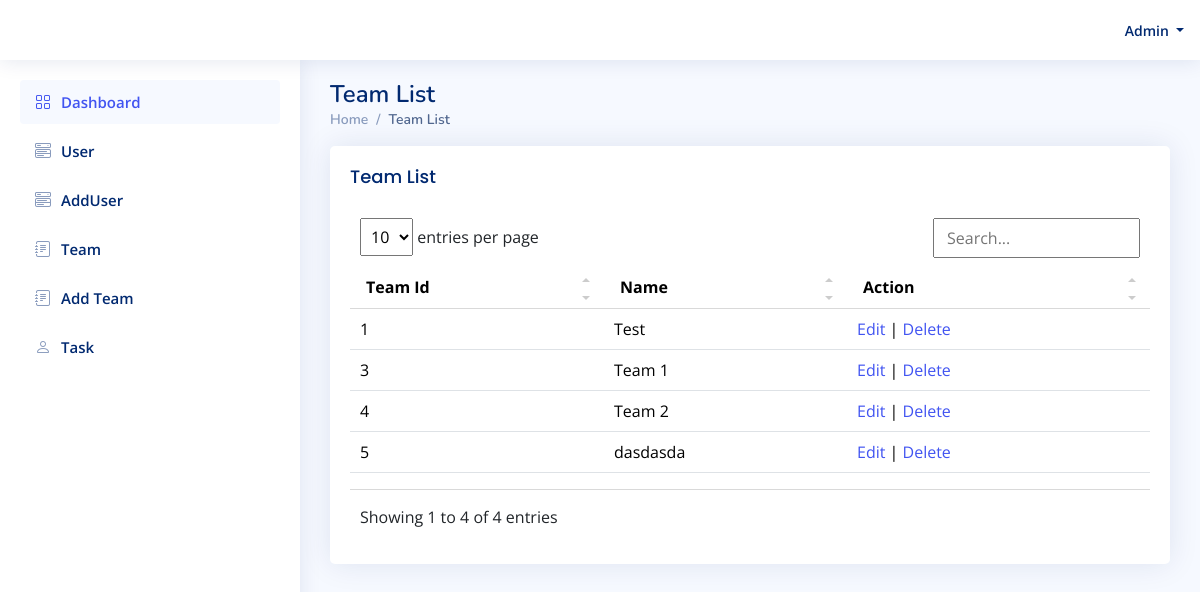
The page /teams.php (signed in) on the database its author committed.
### tables this page shows
CREATE TABLE `teams` (
  `id` int(10) UNSIGNED NOT NULL,
  `name` varchar(255) NOT NULL,
  `status` tinyint(1) UNSIGNED NOT NULL COMMENT '0 => Inactive, 1=> Active	',
  `created` datetime NOT NULL,
  `modified` datetime NOT NULL
);

### classes/Team.php (called while the page is built, shortened)
<?php
class Team extends DB
{
    public static function getTeam(){
        $qry = DB::$connection->query('SELECT * FROM `teams`');
        $results = [];
        while($row = $qry->fetch_all(MYSQLI_ASSOC)){
            $results = $row;
        }
        return $results;
    }
}

### teams.php (the view, shortened to what this page needs)
<?php
$results = Team::getTeam();
include('header.php');
include('header.inc');
include('left.inc');
?>
<main id="main" class="main">
<div class="pagetitle">
  <h1>Team List</h1>
  <nav>
    <ol class="breadcrumb">
      <li class="breadcrumb-item"><a href="/">Home</a></li>
      <li class="breadcrumb-item active">Team List</li>
    </ol>
  </nav>
</div>
<section class="section">
  <div class="row">
    <div class="col-lg-12">
      <div class="card">
        <div class="card-body">
          <h5 class="card-title">Team List</h5>
          <table class="table datatable">
            <thead>
              <tr>
                <th>Team Id</th>
                <th>Name</th>
                <th>Action</th>
              </tr>
            </thead>
            <tbody>
                <?php
                if(!empty($results)){
                    foreach($results as $result){
                ?>
              <tr>
                <td><?php echo $result['id'];?></td>
                <td><?php echo $result['name'];?></td>
                <td><a href="add_team.php?id=<?php echo $result['id'];?>">Edit</a> | <a href="javascript:" onclick="delete_team(<?php echo $result['id'];?>)">Delete</a></td>
              </tr>
              <?php } } ?>
            </tbody>
          </table>
        </div>
      </div>
    </div>
  </div>
</section>
</main>
 <?php include('footer.php');

### assets/css/style.css (style rules this page uses)
:root { scroll-behavior: smooth; }
body { font-family: "Open Sans", sans-serif; background: #f6f9ff; color: #444444; }
a { color: #4154f1; text-decoration: none; }
h1, h2, h3, h4, h5, h6 { font-family: "Nunito", sans-serif; }
#main { margin-top: 60px; padding: 20px 30px; transition: all 0.3s; }
.pagetitle { margin-bottom: 10px; }
.pagetitle h1 { font-size: 24px; margin-bottom: 0; font-weight: 600; color: #012970; }
.card { margin-bottom: 30px; border: none; border-radius: 5px; box-shadow: 0px 0 30px rgba(1, 41, 112, 0.1); }
.card-title { padding: 20px 0 15px 0; font-size: 18px; font-weight: 500; color: #012970; font-family: "Poppins", sans-serif; }
.card-body { padding: 0 20px 20px 20px; }
.breadcrumb { font-size: 14px; font-family: "Nunito", sans-serif; color: #899bbd; font-weight: 600; }
.breadcrumb a { color: #899bbd; transition: 0.3s; }
.breadcrumb .breadcrumb-item::before { color: #899bbd; }
.breadcrumb .active { color: #51678f; font-weight: 600; }
@media (min-width: 1200px) { #main, #footer { margin-left: 300px; } }

### rows shown on the page
teams: id "1", name "Test"
teams: id "3", name "Team 1"
teams: id "4", name "Team 2"
teams: id "5", name "dasdasda"

### other values the page prints
$_SESSION['user']['name'] "Admin"
